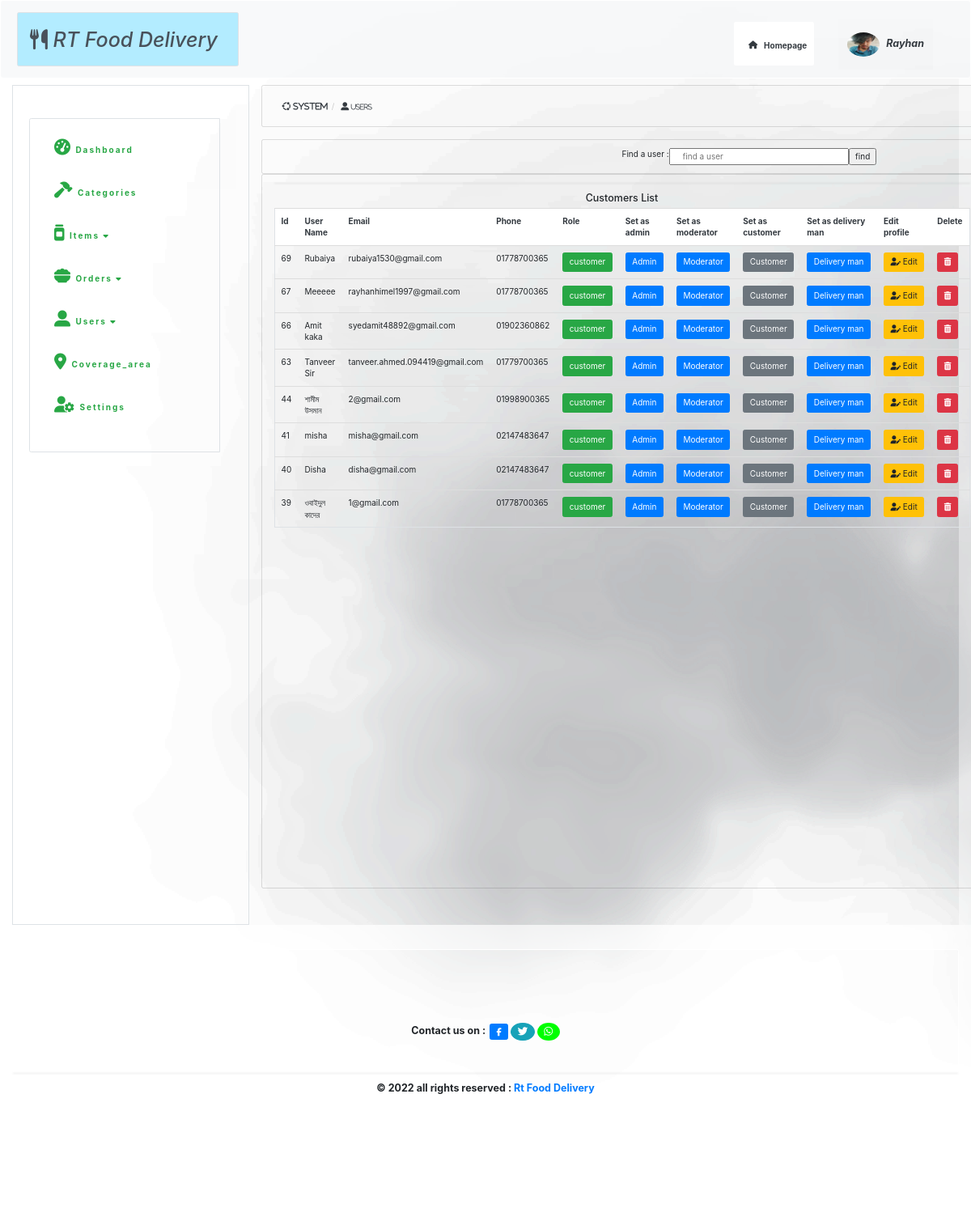
/admin/users.php?source=customer (signed in), run on an earlier commit of the app's database.
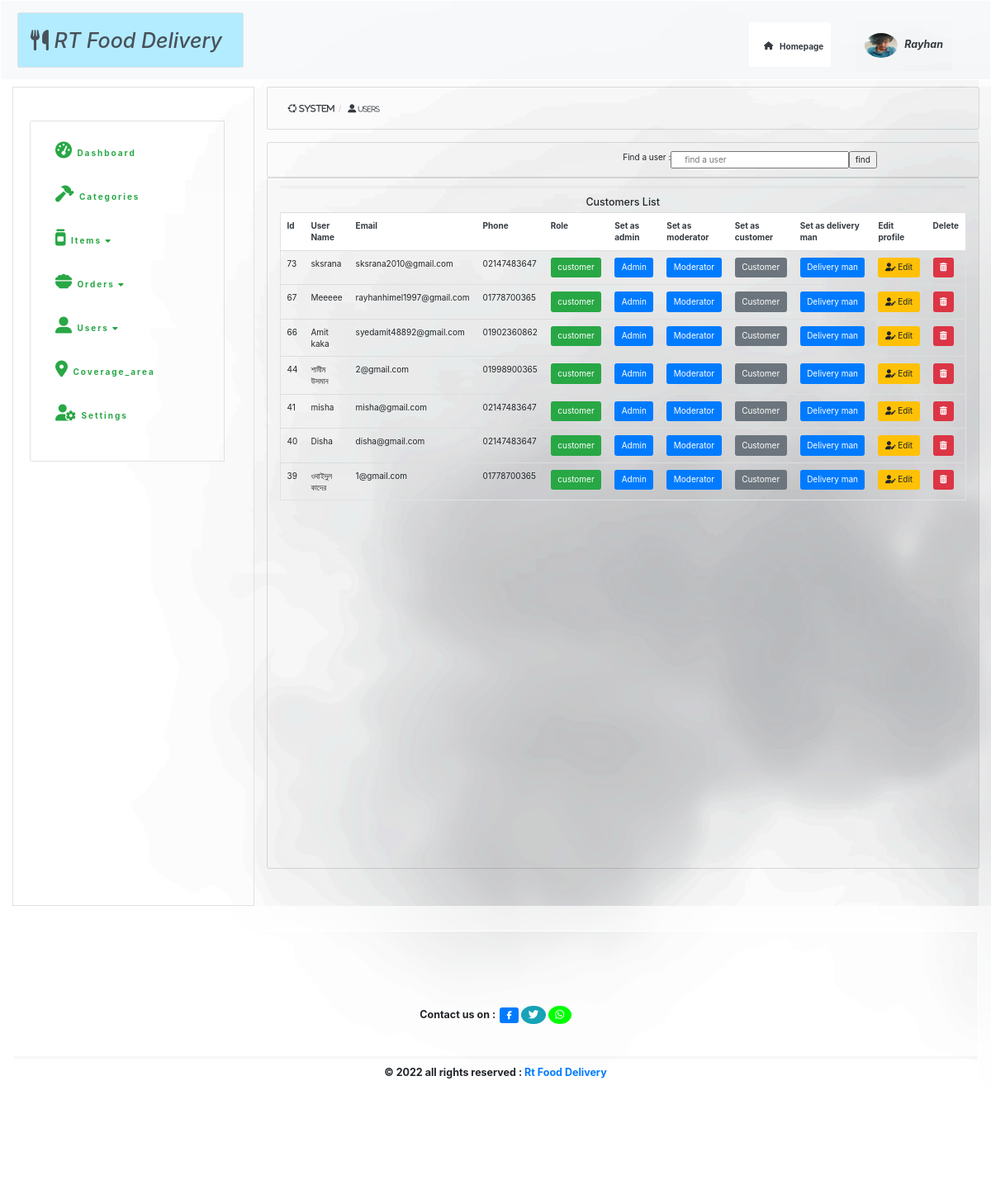
And on a later commit of the database.
### tables this page shows
CREATE TABLE `users` (
  `user_id` int(11) NOT NULL,
  `first_name` varchar(32) NOT NULL,
  `last_name` varchar(32) NOT NULL,
  `username` varchar(32) NOT NULL,
  `mobile_number` int(11) NOT NULL,
  `email` varchar(255) NOT NULL,
  `user_image` text NOT NULL,
  `house_no` int(255) NOT NULL,
  `street` varchar(255) NOT NULL,
  `city` varchar(20) NOT NULL,
  `password` varchar(255) NOT NULL,
  `user_role` varchar(20) NOT NULL,
  `pass_proteect` varchar(255) NOT NULL DEFAULT '$2y$10$iusesomecrazystrings22',
  `token` varchar(255) NOT NULL,
  `status` varchar(20) NOT NULL
);

### admin/admin_page/total_customers.php (the view, shortened to what this page needs)
<table class="table  card-body  table-hover table-borderless   border rounded-top rounded-bottom"><hr>
  <h5 class="text-center">Customers List</h5>
                <tr class="text-dark bg-white   rounded-top rounded-bottom">
                  <th>Id</th>
                  <th>User Name</th>
                  <th>Email</th>
                  <th>Phone</th>
                  <th>Role</th>
                  <th>Set  as admin</th>
                  <th>Set  as moderator</th>
                  <th>Set  as customer</th>
                  <th>Set  as delivery man</th>
                  <th>Edit profile</th>
                  <th>Delete</th>
                </tr>
                <tbody>
                <?php
                 $rules ="SELECT  *   FROM users  WHERE user_role='customer' AND status='verified' ORDER BY user_id DESC";
                $news =mysqli_query($connect,$rules) ;
                while($view=mysqli_fetch_assoc($news)){
                    $db_id =  $view['user_id'];
                    $db_username =  $view['username'];
                    $db_user_mobile_number =  $view['mobile_number'];
                    $db_user_email =  $view['email'];
                    $db_user_role =  $view['user_role'];
                  echo "<tr>" ;
                  echo "<td>{$db_id }</td>";
                  echo "<td>{$db_username}</td>";
                  echo "<td>{$db_user_email}</td>";
                  echo "<td>0{$db_user_mobile_number}</td>";
                  echo "<td><a  class='btn btn-success text-white font-weight-bolder'>{$db_user_role}</a></td>";
                  echo "<td><a class='btn btn-primary' href='users.php?source=customer&change_role_admin={$db_id}'> Admin</a></td>";
                  echo "<td><a class='btn btn-primary' href='users.php?source=customer&change_role_moderator={$db_id}'>Moderator</a></td>";
                  echo "<td><a  class='btn btn-secondary' href='users.php?source=customer&change_role_customer={$db_id}'>Customer</a></td>";
                  echo "<td><a class='btn btn-primary' href='users.php?source=customer&change_role_delivery_man={$db_id}'>Delivery man</a></td>";
                  echo "<td><a class='btn btn-warning' target='_blank' href='users.php?source=edit_users&edit_user={$db_id}'><i class='fa-solid fa-user-pen'> </i> Edit </a></td>";
                  echo "<td><a  class='btn btn-danger' onClick=\"javascript: return confirm('Are you sure to delete?');  \" href='users.php?source=customer&delete={$db_id}'><i class='fa-solid fa-trash-can'></i></a></td>";
                  echo "</tr>";
                }
                ?>
                </tbody>
</table>
<br>
<br>
<br>
<br>
<br>
<br>
<br>
<br>
<br>
<br>
<br>
<br>
<br>
<br>
<br>
<br>
<br>
<br>
<br>
<br>
<br>
<br>
<br>
<br>
<br>
<br>

What changed in the data, as far as the page shows it:
removed users: user_id "69", username "Rubaiya", email "rubaiya1530@gmail.com", mobile_number "1778700365", user_role "customer"
no longer on this page (row edited): users: user_id "63", username "Tanveer Sir", email "tanveer.ahmed.094419@gmail.com", mobile_number "1779700365", user_role "customer"
added users: user_id "73", username "sksrana", email "sksrana2010@gmail.com", mobile_number "2147483647", user_role "customer"
